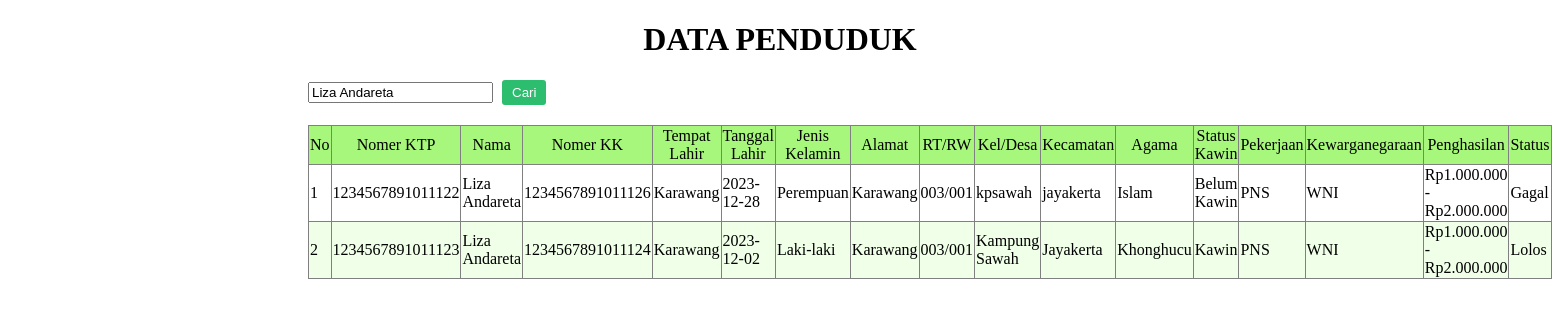
/RUTILAHU/user/lihat_penduduk2.php?tcari=Liza Andareta, run on the app's committed database.
### tables this page shows
CREATE TABLE `penduduk` (
  `no_ktp` varchar(16) NOT NULL,
  `nama` text NOT NULL,
  `no_kk` varchar(16) NOT NULL,
  `tempatlahir` text NOT NULL,
  `tanggallahir` date NOT NULL,
  `jeniskelamin` text NOT NULL,
  `alamat` text NOT NULL,
  `rtrw` varchar(10) NOT NULL,
  `desa` text NOT NULL,
  `kecamatan` text NOT NULL,
  `agama` text NOT NULL,
  `statuskawin` text NOT NULL,
  `pekerjaan` text NOT NULL,
  `kewarganegaraan` text NOT NULL,
  `penghasilan` varchar(50) NOT NULL,
  `status` varchar(20) NOT NULL
);

### RUTILAHU/user/lihat_penduduk2.php (the view, shortened to what this page needs)
<!DOCTYPE html>
<html lang="en">
<head>
</head>
<body>
<?php
class datadiri {
    private $koneksi;
    public function __construct($db) {
        $this->koneksi = $db;
    }
    public function tampilkanDataPenduduk($kode_cari) {
        try {
            $query = "SELECT * FROM penduduk";
            if (!empty($kode_cari)) {
                $kode_cari = mysqli_real_escape_string($this->koneksi, $kode_cari);
                $query = "SELECT * FROM penduduk WHERE nama LIKE '%$kode_cari%'";
            }
            $result = mysqli_query($this->koneksi, $query);
            echo "<form action='lihat_penduduk.php' method='get'>
                    <h1 style='text-align: center;'>DATA PENDUDUK</h1>
                    <div class='kanan'>
                        <input type='text' name='tcari' placeholder='nama' value='".htmlspecialchars($kode_cari)."'>
                        <input type='submit' value='Cari'>
                    </div>
                  </form>";
            echo "<table border='1' class='kanan'>
                    <tr class='data' style='text-align: center;'>
                        <td>No</td>
                        <td>Nomer KTP</td>
                        <td>Nama</td>
                        <td>Nomer KK</td>
                        <td>Tempat Lahir</td>
                        <td>Tanggal Lahir</td>
                        <td>Jenis Kelamin</td>
                        <td>Alamat</td>
                        <td>RT/RW</td>
                        <td>Kel/Desa</td>
                        <td>Kecamatan</td>
                        <td>Agama</td>
                        <td>Status Kawin</td>
                        <td>Pekerjaan</td>
                        <td>Kewarganegaraan</td>
                        <td>Penghasilan</td>
                        <td>Status</td>
                    </tr>";
            $k = 1;
            while ($data = mysqli_fetch_assoc($result)) {
                $row_class = ($k % 2 == 1) ? 'ganjil' : 'genap';
                $status = isset($data['status']) ? $data['status'] : '';
                echo "<tr class='$row_class'>
                        <td>$k</td>
                        <td>".$data['no_ktp']."</td>
                        <td>".$data['nama']."</td>
                        <td>".$data['no_kk']."</td>
                        <td>".$data['tempatlahir']."</td>
                        <td>".$data['tanggallahir']."</td>
                        <td>".$data['jeniskelamin']."</td>
                        <td>".$data['alamat']."</td>
                        <td>".$data['rtrw']."</td>
                        <td>".$data['desa']."</td>
                        <td>".$data['kecamatan']."</td>
                        <td>".$data['agama']."</td>
                        <td>".$data['statuskawin']."</td>
                        <td>".$data['pekerjaan']."</td>
                        <td>".$data['kewarganegaraan']."</td>
                        <td>".$data['penghasilan']."</td>
                        <td>".$status."</td>
                    </tr>";
                $k++;
            }
            echo "</table>";
        } catch (Exception $e) {
            echo "Error: " . $e->getMessage();
        }
    }
}
include "../lib/koneksi.php";
$manager = new datadiri($koneksi);
$kode_cari = isset($_GET['tcari']) ? $_GET['tcari'] : '';
$manager->tampilkanDataPenduduk($kode_cari);
?>
</body>
</html>

### RUTILAHU/user/lihat_penduduk2.php (style rules this page uses)
table { border-collapse: collapse; width: 80%; margin: 20px auto; }
.data { background-color: #a6f77b; }
.ganjil { background-color: #fff; }
.genap { background-color: #f0ffe8; }
.kanan { margin-left: 300px; }
input[type="button"], input[type="submit"] { background-color: #2dbd6e; color: #fff; padding: 5px 10px; border: none; border-radius: 3px; cursor: pointer; margin-left: 5px; }

### data on the page
penduduk: no_ktp "1234567891011122", nama "Liza Andareta", no_kk "1234567891011126", tempatlahir "Karawang", tanggallahir "2023-12-28", jeniskelamin "Perempuan", alamat "Karawang", rtrw "003/001", desa "kpsawah", kecamatan "jayakerta", agama "Islam", statuskawin "Belum Kawin", pekerjaan "PNS", kewarganegaraan "WNI", penghasilan "Rp1.000.000 - Rp2.000.000", status "Gagal"
penduduk: no_ktp "1234567891011123", nama "Liza Andareta", no_kk "1234567891011124", tempatlahir "Karawang", tanggallahir "2023-12-02", jeniskelamin "Laki-laki", alamat "Karawang", rtrw "003/001", desa "Kampung Sawah", kecamatan "Jayakerta", agama "Khonghucu", statuskawin "Kawin", pekerjaan "PNS", kewarganegaraan "WNI", penghasilan "Rp1.000.000 - Rp2.000.000", status "Lolos"
